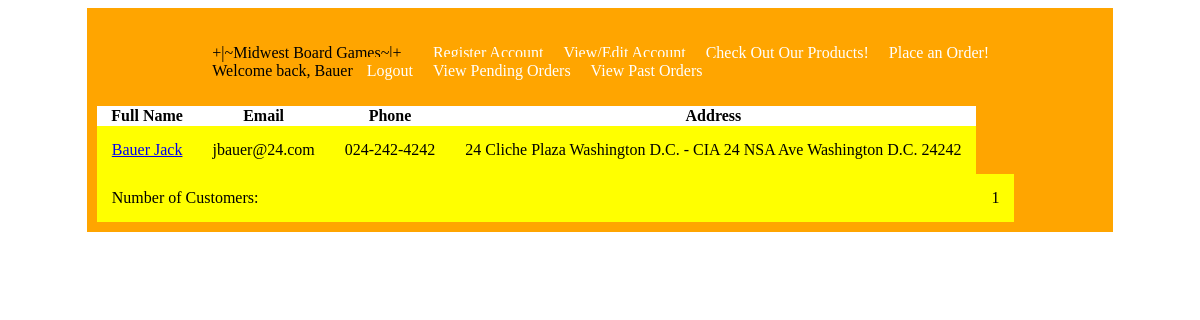
Screenshot of /final/account_info.php (signed in) with the database file from the repository.
### tables this page shows
CREATE TABLE game_customers (
	game_customers_id MEDIUMINT UNSIGNED NOT NULL AUTO_INCREMENT, 
	first_name VARCHAR(30) NOT NULL,
	last_name VARCHAR(30) NOT NULL,
	email VARCHAR(40) NOT NULL,
	phone VARCHAR(20) NOT NULL,
	password CHAR(255) NOT NULL,
	address_1 VARCHAR(100) NOT NULL,
	address_2 VARCHAR(100),
	city VARCHAR(50) NOT NULL,
	game_states_id TINYINT UNSIGNED NOT NULL,
	zip CHAR(5) NOT NULL,
	date_created TIMESTAMP DEFAULT CURRENT_TIMESTAMP,
	PRIMARY KEY(game_customers_id),
	INDEX ind_game_states_id (game_states_id),
	CONSTRAINT fk_game_states_id FOREIGN KEY (game_states_id) REFERENCES game_states(game_states_id) ON DELETE CASCADE ON UPDATE CASCADE
);

### final/includes/account_info.inc.php (the view, shortened to what this page needs)
<?php
$select_account_info = "SELECT game_customers_id, CONCAT(first_name,' ',last_name) as 'Full Name', email, phone, CONCAT_WS(' ',address_1, address_2, city, zip) as 'address', date_created
	FROM game_customers
	INNER JOIN game_states USING(game_states_id)
	WHERE game_customers_id = $game_customers_id";
$exec_select_account_info = @mysqli_query($link, $select_account_info);
if(!$exec_select_account_info){
	rollback('Error: Account retrieval failed due to '.mysqli_error($link));
}elseif(mysqli_num_rows($exec_select_account_info) > 0){
	echo "<table class='account_info_table'>
		<tr class='header'>
			<th>Full Name</th>
			<th>Email</th>
			<th>Phone</th>
			<th>Address</th>
		</tr>";
	while($one_record = mysqli_fetch_assoc($exec_select_account_info)){
		echo "<tr>
			<td><a href='account_update.php?game_customers_id=".$one_record['game_customers_id']."'>{$one_record['Full Name']}</a></td>
			<td>{$one_record['email']}</td>
			<td>{$one_record['phone']}</td>
			<td>{$one_record['address']}</td>
		</tr>";
	}
	echo "<tr><td colspan='4'>Number of Customers:</td><td>".mysqli_num_rows($exec_select_account_info)."</td></tr></table>";
}else{
	echo "There are currently no customers";
}
?>

### final/includes/header.inc.php (style rules this page uses)
.product_info_table, .account_info_table { border-collapse: collapse; border: 3px yellow; }
.product_info_table .header, .product_info_table td, .account_info_table .header, .account_info_table td { margin: 0; padding: 15px; border-spacing: 5px; }
.product_info_table .header, .account_info_table .header { border: 4px black; background: white; color: black; }
.product_info_table td, .account_info_table td { border: 1px black; background: yellow; color: black; }

### rows the page displays
game_customers: Full "Bauer Jack", email "jbauer@24.com", phone "024-242-4242", address "24 Cliche Plaza Washington D.C. - CIA 24 NSA Ave Washington D.C. 24242"

### other values shown
$_SESSION['full_name'] "Bauer"
mysqli_num_rows($exec_select_account_info) "1"
